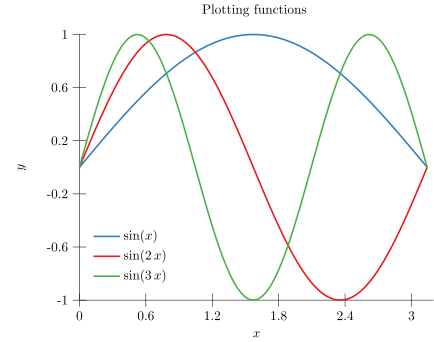

Recreate this plot in Python.
from plotz import *
from math import sin, pi

with Plot("plot") as p:
    p.title = r"Plotting functions"
    p.x.label = "$x$"
    p.y.label = "$y$"
    p.y.label_rotate = True

    #line1
    p.plot(Function(sin, samples=50, range=(0, pi)),
           title=r"$\sin(x)$")
    #line1

    #line2
    p.plot(Function(lambda x: sin(2*x), range=(0, pi)),
           title=r"$\sin(2\,x)$")
    #line2

    #line3
    p.plot(Function(lambda x: sin(3*x), range=p.x),
           title=r"$\sin(3\,x)$")
    #line3

    p.legend("south west")
